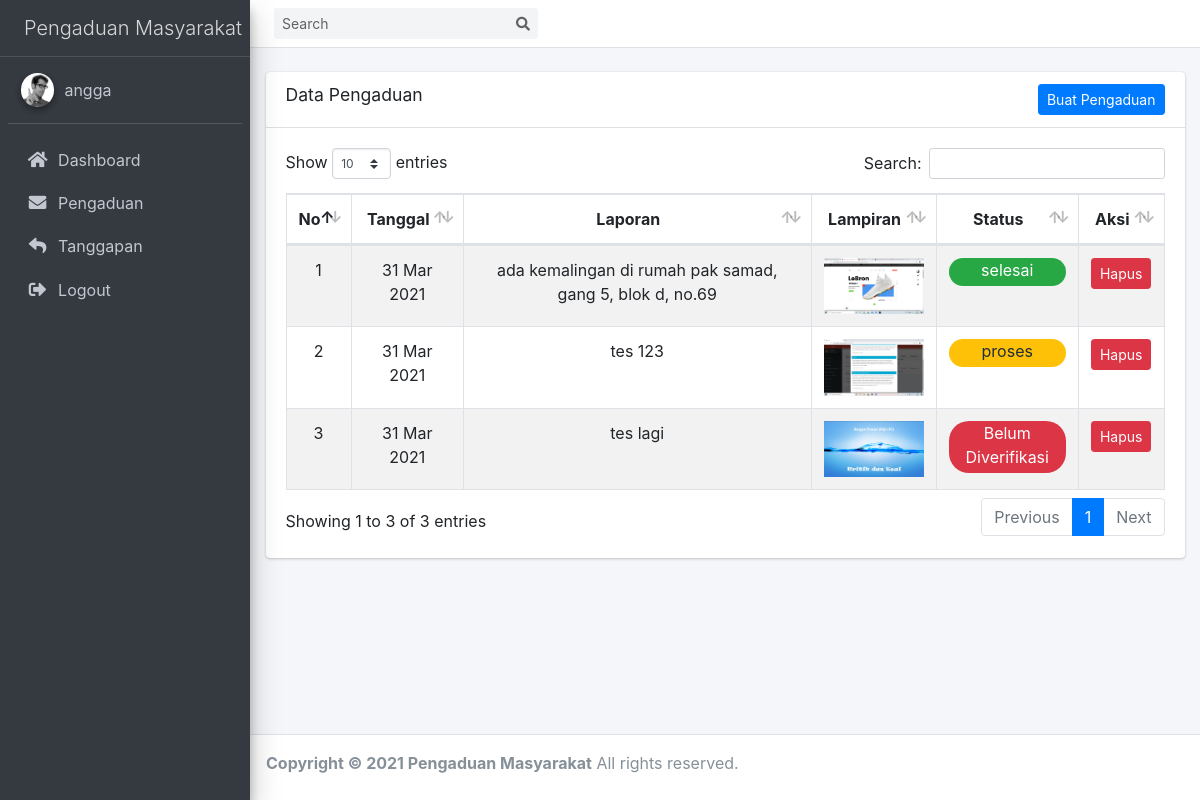
Screenshot of /views/masyarakat/pengaduan.php (signed in) with the database file from the repository.
### tables this page shows
CREATE TABLE `pengaduan` (
  `id_pengaduan` int(11) NOT NULL,
  `tgl_pengaduan` date NOT NULL,
  `nik` char(16) NOT NULL,
  `isi_laporan` text NOT NULL,
  `foto` varchar(255) NOT NULL,
  `status` enum('0','proses','selesai') NOT NULL
);

### model/Koneksi.php (called while the page is built, shortened)
<?php
class Koneksi
{
    private $host = 'localhost',
        $user = 'root',
        $pass = '',
        $db   = 'pengaduan_masyarakat';
    function conn()
    {
        $koneksi = mysqli_connect($this->host, $this->user, $this->pass, $this->db);
        return $koneksi;
    }
}

### model/Masyarakat.php (called while the page is built, shortened)
<?php
class Masyarakat extends Koneksi
{
    private $koneksi;
    function __construct()
    {
        $this->koneksi = $this->conn();
    }
    public function tampil_pengaduan()
    {
        $nik = $_SESSION['nik'];
        $data = mysqli_query($this->koneksi, "SELECT * FROM pengaduan INNER JOIN masyarakat using(nik) WHERE nik='$nik'");
        if ($data->num_rows > 0) {
            while ($d = $data->fetch_assoc()) {
                $hasil[] = $d;
            }
        } else {
            $hasil = [];
        }
        return $hasil;
    }
}

### views/masyarakat/pengaduan.php (the view, shortened to what this page needs)
<?php
$db2 = new Masyarakat();
?>
<!DOCTYPE html>
<html>
<head>
    <link rel="stylesheet" href="../../assets/plugins/fontawesome-free/css/all.min.css">
    <link rel="stylesheet" href="../../assets/plugins/datatables-bs4/css/dataTables.bootstrap4.min.css">
    <link rel="stylesheet" href="../../assets/plugins/datatables-responsive/css/responsive.bootstrap4.min.css">
    <link rel="stylesheet" href="../../assets/dist/css/adminlte.min.css">
    <link rel="stylesheet" href="../../assets/plugins/overlayScrollbars/css/OverlayScrollbars.min.css">
</head>
<body class="hold-transition sidebar-mini layout-fixed">
    <div class="wrapper">
        <nav class="main-header navbar navbar-expand navbar-white navbar-light">
            <form class="form-inline ml-3">
                <div class="input-group input-group-sm">
                    <input class="form-control form-control-navbar" type="search" placeholder="Search" aria-label="Search">
                    <div class="input-group-append">
                        <button class="btn btn-navbar" type="submit">
                            <i class="fas fa-search"></i>
                        </button>
                    </div>
                </div>
            </form>
        </nav>
        <aside class="main-sidebar sidebar-dark-primary elevation-4">
            <a href="#" class="brand-link">
                <span class="brand-text font-weight-light ml-3">Pengaduan Masyarakat</span>
            </a>
            <div class="sidebar">
                <div class="user-panel mt-3 pb-3 mb-3 d-flex">
                    <div class="image">
                        <img src="../../assets/dist/img/user2-160x160.jpg" class="img-circle elevation-2">
                    </div>
                    <div class="info">
                        <a href="#" class="d-block"><?= $_SESSION['username'] ?></a>
                    </div>
                </div>
                <nav class="mt-2">
                    <ul class="nav nav-pills nav-sidebar flex-column" data-widget="treeview" role="menu" data-accordion="false">
                        <li class="nav-item">
                            <a href="index.php" class="nav-link">
                                <i class="nav-icon fas fa-home"></i>
                                <p>
                                    Dashboard
                                </p>
                            </a>
                        </li>
                        <li class="nav-item">
                            <a href="pengaduan.php" class="nav-link">
                                <i class="nav-icon fas fa-envelope"></i>
                                <p>
                                    Pengaduan
                                </p>
                            </a>
                        </li>
                        <li class="nav-item">
                            <a href="tanggapan.php" class="nav-link">
                                <i class="nav-icon fas fa-reply"></i>
                                <p>
                                    Tanggapan
                                </p>
                            </a>
                        </li>
                        <li class="nav-item">
                            <a href="?logout" class="nav-link" onclick="return confirm('Yakin ingin logout?')">
                                <i class="nav-icon fas fa-sign-out-alt"></i>
                                <p>
                                    Logout
                                </p>
                            </a>
                        </li>
                    </ul>
                </nav>
            </div>
        </aside>
        <div class="content-wrapper">
            <section class="content">
                <div class="container-fluid">
                    <br>
                    <div class="card">
                        <div class="card-header">
                            <h3 class="card-title">Data Pengaduan</h3>
                            <a href="tambah_pengaduan.php" class="btn btn-sm btn-primary float-right">Buat Pengaduan</a>
                        </div>
                        <div class="card-body">
                            <table id="example1" class="table table-bordered table-striped text-center">
                                <thead>
                                    <tr>
                                        <th>No</th>
                                        <th>Tanggal</th>
                                        <th>Laporan</th>
                                        <th>Lampiran</th>
                                        <th>Status</th>
                                        <th>Aksi</th>
                                    </tr>
                                </thead>
                                <tbody>
                                    <?php $no = 1;
                                    foreach ($db2->tampil_pengaduan() as $tmpl_data) : ?>
                                        <tr>
                                            <td><?= $no++ ?></td>
                                            <td><?= date('d M Y', strtotime($tmpl_data['tgl_pengaduan'])) ?></td>
                                            <td><?= $tmpl_data['isi_laporan'] ?></td>
                                            <td>
                                                <img src="../../assets/gambar/<?= $tmpl_data['foto'] ?>" width="100px">
                                            </td>
                                            <td>
                                                <?php if ($tmpl_data['status'] == 'proses') { ?>
                                                    <div class="bg-warning pb-1" style="border-radius: 20px;">
                                                        <?= $tmpl_data['status'] ?>
                                                    </div>
                                                <?php } elseif ($tmpl_data['status'] == 'selesai') { ?>
                                                    <div class="bg-success pb-1" style="border-radius: 20px;">
                                                        <?= $tmpl_data['status'] ?>
                                                    </div>
                                                <?php } else { ?>
                                                    <div class="bg-danger pb-1" style="border-radius: 20px;">
                                                        Belum Diverifikasi
                                                    </div>
                                                <?php } ?>
                                            </td>
                                            <td>
                                                <div class="btn-group btn-group-sm">
                                                    <a href="pengaduan.php?d-id=<?= $tmpl_data['id_pengaduan'] ?>" class="btn btn-danger" onclick="return confirm('Yakin hapus pengaduan?')">Hapus</a>
                                                </div>
                                            </td>
                                        </tr>
                                    <?php endforeach; ?>
                                </tbody>
                            </table>
                        </div>
                    </div>
                </div>
            </section>
        </div>
        <footer class="main-footer">
            <strong>Copyright &copy; 2021 Pengaduan Masyarakat</strong>
            All rights reserved.
        </footer>
    </div>
</body>
</html>

### rows the page displays
pengaduan: tgl_pengaduan "31 Mar 2021", isi_laporan "ada kemalingan di rumah pak samad, gang 5, blok d, no.69", foto (picture), status "selesai"
pengaduan: tgl_pengaduan "31 Mar 2021", isi_laporan "tes 123", foto (picture), status "proses"
pengaduan: tgl_pengaduan "31 Mar 2021", isi_laporan "tes lagi", foto (picture), status "Belum Diverifikasi"

### other values shown
$_SESSION['username'] "angga"
